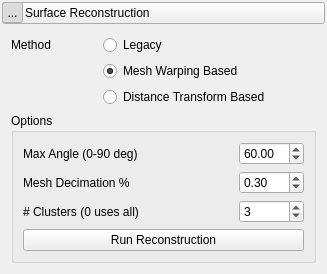
    <widget class="QWidget" name="surface_panel" native="true">
     <property name="sizePolicy">
      <sizepolicy hsizetype="Preferred" vsizetype="Fixed">
       <horstretch>0</horstretch>
       <verstretch>0</verstretch>
      </sizepolicy>
     </property>
     <layout class="QVBoxLayout" name="verticalLayout_6">
      <property name="spacing">
       <number>2</number>
      </property>
      <property name="leftMargin">
       <number>2</number>
      </property>
      <property name="topMargin">
       <number>2</number>
      </property>
      <property name="rightMargin">
       <number>2</number>
      </property>
      <property name="bottomMargin">
       <number>2</number>
      </property>
      <item>
       <widget class="QWidget" name="surface_header_background" native="true">
        <layout class="QVBoxLayout" name="verticalLayout_7">
         <property name="leftMargin">
          <number>0</number>
         </property>
         <property name="topMargin">
          <number>0</number>
         </property>
         <property name="rightMargin">
          <number>0</number>
         </property>
         <property name="bottomMargin">
          <number>0</number>
         </property>
         <item>
          <widget class="QPushButton" name="surface_header">
           <property name="sizePolicy">
            <sizepolicy hsizetype="Preferred" vsizetype="Fixed">
             <horstretch>0</horstretch>
             <verstretch>0</verstretch>
            </sizepolicy>
           </property>
           <property name="minimumSize">
            <size>
             <width>215</width>
             <height>21</height>
            </size>
           </property>
           <layout class="QHBoxLayout" name="horizontalLayout_4">
            <property name="spacing">
             <number>2</number>
            </property>
            <property name="leftMargin">
             <number>0</number>
            </property>
            <property name="topMargin">
             <number>0</number>
            </property>
            <property name="rightMargin">
             <number>0</number>
            </property>
            <property name="bottomMargin">
             <number>0</number>
            </property>
            <item>
             <widget class="QToolButton" name="surface_open_button">
              <property name="minimumSize">
               <size>
                <width>21</width>
                <height>21</height>
               </size>
              </property>
              <property name="maximumSize">
               <size>
                <width>21</width>
                <height>21</height>
               </size>
              </property>
              <property name="text">
               <string>...</string>
              </property>
              <property name="icon">
               <iconset resource="../Resources/ShapeWorksStudio.qrc">
                <normaloff>:/Studio/Images/RightArrowWhite.png</normaloff>
                <normalon>:/Studio/Images/DownArrowWhite.png</normalon>:/Studio/Images/RightArrowWhite.png</iconset>
              </property>
              <property name="checkable">
               <bool>true</bool>
              </property>
              <property name="checked">
               <bool>true</bool>
              </property>
             </widget>
            </item>
            <item>
             <widget class="QLabel" name="surface_label">
              <property name="text">
               <string>Surface Reconstruction</string>
              </property>
             </widget>
            </item>
           </layout>
          </widget>
         </item>
        </layout>
       </widget>
      </item>
      <item>
       <widget class="QWidget" name="surface_content" native="true">
        <layout class="QGridLayout" name="gridLayout_11">
         <item row="3" column="0" colspan="4">
          <widget class="QGroupBox" name="reconstruction_options">
           <property name="title">
            <string>Options</string>
           </property>
           <layout class="QGridLayout" name="gridLayout_7">
            <item row="2" column="1">
             <widget class="QSpinBox" name="numClusters">
              <property name="sizePolicy">
               <sizepolicy hsizetype="Fixed" vsizetype="Fixed">
                <horstretch>0</horstretch>
                <verstretch>0</verstretch>
               </sizepolicy>
              </property>
              <property name="minimumSize">
               <size>
                <width>60</width>
                <height>0</height>
               </size>
              </property>
              <property name="maximumSize">
               <size>
                <width>65</width>
                <height>16777215</height>
               </size>
              </property>
              <property name="value">
               <number>3</number>
              </property>
             </widget>
            </item>
            <item row="0" column="0">
             <widget class="QLabel" name="label_2">
              <property name="text">
               <string>Max Angle (0-90 deg)</string>
              </property>
             </widget>
            </item>
            <item row="0" column="1">
             <widget class="QDoubleSpinBox" name="maxAngle">
              <property name="sizePolicy">
               <sizepolicy hsizetype="Fixed" vsizetype="Fixed">
                <horstretch>0</horstretch>
                <verstretch>0</verstretch>
               </sizepolicy>
              </property>
              <property name="minimumSize">
               <size>
                <width>60</width>
                <height>0</height>
               </size>
              </property>
              <property name="maximumSize">
               <size>
                <width>65</width>
                <height>16777215</height>
               </size>
              </property>
              <property name="maximum">
               <double>90.000000000000000</double>
              </property>
              <property name="value">
               <double>60.000000000000000</double>
              </property>
             </widget>
            </item>
            <item row="1" column="1">
             <widget class="QDoubleSpinBox" name="meshDecimation">
              <property name="sizePolicy">
               <sizepolicy hsizetype="Fixed" vsizetype="Fixed">
                <horstretch>0</horstretch>
                <verstretch>0</verstretch>
               </sizepolicy>
              </property>
              <property name="minimumSize">
               <size>
                <width>60</width>
                <height>0</height>
               </size>
              </property>
              <property name="maximumSize">
               <size>
                <width>65</width>
                <height>16777215</height>
               </size>
              </property>
              <property name="minimum">
               <double>0.010000000000000</double>
              </property>
              <property name="maximum">
               <double>1.000000000000000</double>
              </property>
              <property name="singleStep">
               <double>0.100000000000000</double>
              </property>
              <property name="value">
               <double>0.300000000000000</double>
              </property>
             </widget>
            </item>
            <item row="1" column="0">
             <widget class="QLabel" name="label">
              <property name="text">
               <string>Mesh Decimation %</string>
              </property>
             </widget>
            </item>
            <item row="2" column="0">
             <widget class="QLabel" name="label_5">
              <property name="text">
               <string># Clusters (0 uses all)</string>
              </property>
             </widget>
            </item>
            <item row="3" column="0" colspan="2">
             <widget class="QPushButton" name="reconstructionButton">
              <property name="enabled">
               <bool>true</bool>
              </property>
              <property name="text">
               <string>Run Reconstruction</string>
              </property>
             </widget>
            </item>
           </layout>
          </widget>
         </item>
         <item row="1" column="2">
          <widget class="QRadioButton" name="mesh_warping_radio_button">
           <property name="toolTip">
            <string>Surface reconstruction method that uses mesh warping from a median mesh and particle positions.</string>
           </property>
           <property name="text">
            <string>Mesh Warping Based</string>
           </property>
           <property name="checked">
            <bool>true</bool>
           </property>
          </widget>
         </item>
         <item row="0" column="3">
          <spacer name="horizontalSpacer_5">
           <property name="orientation">
            <enum>Qt::Horizontal</enum>
           </property>
           <property name="sizeHint" stdset="0">
            <size>
             <width>40</width>
             <height>20</height>
            </size>
           </property>
          </spacer>
         </item>
         <item row="0" column="2">
          <widget class="QRadioButton" name="legacy_radio_button">
           <property name="toolTip">
            <string>Legacy surface reconstruction method that requires only particles</string>
           </property>
           <property name="text">
            <string>Legacy</string>
           </property>
           <property name="checked">
            <bool>false</bool>
           </property>
          </widget>
         </item>
         <item row="2" column="2">
          <widget class="QRadioButton" name="distance_transform_radio_button">
           <property name="toolTip">
            <string>Surface reconstruction based on distance transforms and particles.</string>
           </property>
           <property name="text">
            <string>Distance Transform Based</string>
           </property>
          </widget>
         </item>
         <item row="0" column="0">
          <widget class="QLabel" name="label_4">
           <property name="text">
            <string>Method</string>
           </property>
          </widget>
         </item>
         <item row="0" column="1">
          <spacer name="horizontalSpacer_6">
           <property name="orientation">
            <enum>Qt::Horizontal</enum>
           </property>
           <property name="sizeHint" stdset="0">
            <size>
             <width>40</width>
             <height>20</height>
            </size>
           </property>
          </spacer>
         </item>
        </layout>
       </widget>
      </item>
     </layout>
    </widget>
